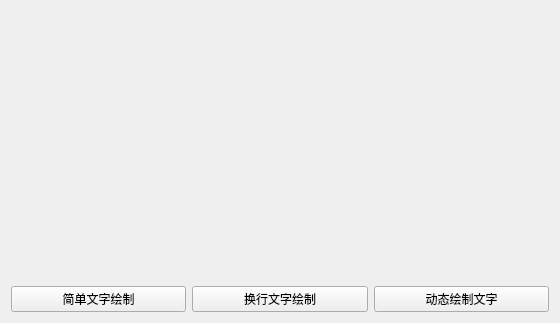
<?xml version="1.0" encoding="UTF-8"?>
<ui version="4.0">
 <class>MyQtDrawTextWidget</class>
 <widget class="QWidget" name="MyQtDrawTextWidget">
  <property name="geometry">
   <rect>
    <x>0</x>
    <y>0</y>
    <width>560</width>
    <height>323</height>
   </rect>
  </property>
  <property name="windowTitle">
   <string>MyQtDrawTextWidget</string>
  </property>
  <layout class="QVBoxLayout" name="verticalLayout">
   <item>
    <spacer name="verticalSpacer">
     <property name="orientation">
      <enum>Qt::Vertical</enum>
     </property>
     <property name="sizeHint" stdset="0">
      <size>
       <width>20</width>
       <height>40</height>
      </size>
     </property>
    </spacer>
   </item>
   <item>
    <layout class="QHBoxLayout" name="horizontalLayout">
     <property name="sizeConstraint">
      <enum>QLayout::SetFixedSize</enum>
     </property>
     <item>
      <widget class="QPushButton" name="btnSimple">
       <property name="maximumSize">
        <size>
         <width>16777215</width>
         <height>60</height>
        </size>
       </property>
       <property name="text">
        <string>简单文字绘制</string>
       </property>
      </widget>
     </item>
     <item>
      <widget class="QPushButton" name="btnWap">
       <property name="maximumSize">
        <size>
         <width>16777215</width>
         <height>60</height>
        </size>
       </property>
       <property name="text">
        <string>换行文字绘制</string>
       </property>
      </widget>
     </item>
     <item>
      <widget class="QPushButton" name="btnDynamic">
       <property name="maximumSize">
        <size>
         <width>16777215</width>
         <height>60</height>
        </size>
       </property>
       <property name="text">
        <string>动态绘制文字</string>
       </property>
      </widget>
     </item>
    </layout>
   </item>
  </layout>
 </widget>
 <layoutdefault spacing="6" margin="11"/>
 <resources/>
 <connections/>
</ui>
